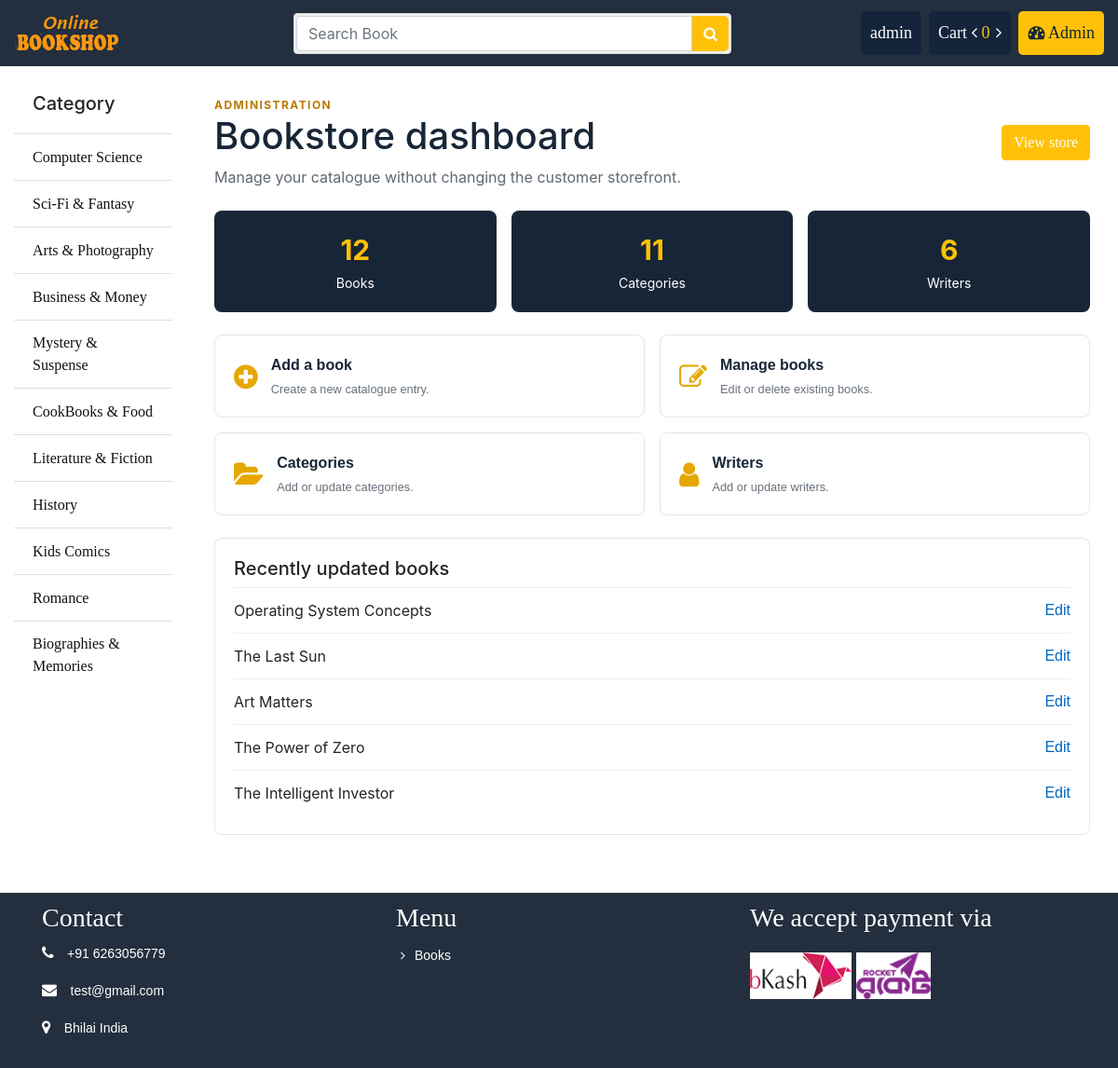
/admin-dashboard/ (signed in), run on the app's committed database.
### store/models.py (models this page shows, shortened)
class Category(models.Model):
	name = models.CharField(max_length = 100)
	slug = models.SlugField(max_length = 150, unique=True ,db_index=True)
	icon = models.FileField(upload_to = "category/")
	create_at = models.DateTimeField(auto_now_add = True)
	updated_at = models.DateTimeField(auto_now_add = True)

class Book(models.Model):
	writer = models.ForeignKey(Writer, on_delete = models.CASCADE)
	category = models.ForeignKey(Category, on_delete = models.CASCADE)
	name = models.CharField(max_length = 100)
	slug = models.SlugField(max_length=100, db_index=True)
	price = models.IntegerField()
	stock = models.IntegerField()
	coverpage = models.FileField(upload_to = "coverpage/")
	bookpage = models.FileField(upload_to = "bookpage/")
	created = models.DateTimeField(auto_now_add=True)
	updated = models.DateTimeField(auto_now=True)
	totalreview = models.IntegerField(default=1)
	totalrating = models.IntegerField(default=5)
	status = models.IntegerField(default=0)
	description = models.TextField()

### store/views.py (the view)
# urls.py: path('admin-dashboard/', views.admin_dashboard, name='admin_dashboard'),
@user_passes_test(lambda user: user.is_staff, login_url='store:admin_login')
def admin_dashboard(request):
    context = {
        'book_count': Book.objects.count(),
        'category_count': Category.objects.count(),
        'writer_count': Writer.objects.count(),
        'recent_books': Book.objects.order_by('-updated')[:5],
    }
    return render(request, 'store/admin_dashboard.html', context)

### cart/cart.py (called while the page is built)
    def __len__(self):
        return sum(item['quantity'] for item in self.cart.values())

### store/context_processors.py (called while the page is built)
def sidebar(request):
	categories = Category.objects.all()
	context = {
		"cat":categories
	}
	return context

def cart(request):
	cart = Cart(request)
	context = {
		"cart": cart
	}
	return context

### store/templates/store/admin_dashboard.html
{% extends 'store/base.html' %}
{% block container %}
<section class="admin-dashboard">
  <div class="admin-dashboard__heading">
    <div>
      <p class="admin-dashboard__eyebrow">Administration</p>
      <h1>Bookstore dashboard</h1>
      <p>Manage your catalogue without changing the customer storefront.</p>
    </div>
    <a class="btn btn-warning" href="{% url 'store:index' %}">View store</a>
  </div>
  <div class="admin-dashboard__stats">
    <article><strong>{{ book_count }}</strong><span>Books</span></article>
    <article><strong>{{ category_count }}</strong><span>Categories</span></article>
    <article><strong>{{ writer_count }}</strong><span>Writers</span></article>
  </div>
  <div class="admin-dashboard__actions">
    <a href="{% url 'admin:store_book_add' %}"><i class="fa fa-plus-circle"></i><span><strong>Add a book</strong><small>Create a new catalogue entry.</small></span></a>
    <a href="{% url 'admin:store_book_changelist' %}"><i class="fa fa-pencil-square-o"></i><span><strong>Manage books</strong><small>Edit or delete existing books.</small></span></a>
    <a href="{% url 'admin:store_category_changelist' %}"><i class="fa fa-folder-open"></i><span><strong>Categories</strong><small>Add or update categories.</small></span></a>
    <a href="{% url 'admin:store_writer_changelist' %}"><i class="fa fa-user"></i><span><strong>Writers</strong><small>Add or update writers.</small></span></a>
  </div>
  <div class="admin-dashboard__recent">
    <h2>Recently updated books</h2>
    {% if recent_books %}
      <ul>
        {% for book in recent_books %}
          <li><span>{{ book.name }}</span><a href="{% url 'admin:store_book_change' book.id %}">Edit</a></li>
        {% endfor %}
      </ul>
    {% else %}
      <p>No books have been added yet.</p>
    {% endif %}
  </div>
</section>
{% endblock %}

### store/templates/store/bin/header.html (shortened to what this page needs)
{% load static %}
<div class="header-top">
	<div class="container-fluid">
		<div class="row header-row">
			<div class="col-sm-3 header-brand">
				<div class="pull-left">
					<a href="{% url 'store:index' %}"><img src="{% static 'images/logo/logo.png' %}" alt="" /></a>
				</div>
			</div>
			<div class="col-sm-5 header-search">
				<form action="{% url 'search:search' %}" method="GET">
					<div class="input-group search_box">
						<input type="text" class="form-control" placeholder="Search Book" name="q" value="{{search}}">
						<button class="btn btn-primary" type="submit"><i class="fa fa-search"></i></button>
					</div>
				</form>
			</div>
			<div class="col-sm-4 header-actions">
				<div class="pull-right">
					<ul class="navbar-nav">
						{% if request.user.is_authenticated %}
					    <li class="dropdown profile"><a href="#">{{ request.user.username }}</a>
					    </li>
					    <li class="cart">
					    	<a href="{% url 'cart:cart_details' %}">Cart <i class="fa fa-angle-left"></i>
					    		<span class="totalcart" id="gettotalcart"> {{ cart|length }} </span>
					    		<i class="fa fa-angle-right"></i>
					    	</a>
					    </li>
				    {% if request.user.is_staff %}
				    <li class="admin-link"><a href="{% url 'store:admin_dashboard' %}"><i class="fa fa-dashboard"></i> Admin</a></li>
				    {% endif %}
					    {% endif %}
					</ul>
				</div>
			</div>
		</div>
	</div>
</div>

### store/templates/store/bin/sidebar.html
			<ul class="list-group list-group-flush">
				<li class="list-group-item"><h5>Category</h5></li>
				{% for p in cat %}
				<li class="list-group-item"><a href="{% url 'store:category' id=p.id %}">{{p.name}}</a></li>
				{% endfor %}
			</ul>

### store/static/css/style.css (style rules this page uses)
.header-top { border-bottom: 1px solid #f5f5f5; padding-top: 10px; padding-bottom: 15px; background: none repeat scroll 0 0 #232f3e; }
.search_box { padding: 2px; background-color: #efefef; border: 1px solid #d9d9d9; border-radius: 4px; position:absolute; width:100%; }
.search_box .btn.btn-primary { background:#ffc107 !important; border-color: #ffc107; border: 0 none; border-radius: 0; margin-top: 0; border-radius: 0 5px 5px 0 ; }
.navbar-nav { display: block; }
.navbar-nav li { display: inline-block; }
.navbar-nav li a { color: #fff; font-size: 18px; text-decoration: none; }
.cart, .profile { background: #14243a; padding: 10px; border-radius: 5px; }
.totalcart { color: #fac10a; margin-right:2px; }
.titleheader > h3, a { font-family: "Times New Roman", Times, serif; display: inline-block; }
ul li { list-style: none; }
.list-group li a { color: #111; }
.btn-warning, .btn-warning:hover { color: #fff; }
.admin-dashboard { max-width: 1050px; margin: 32px auto; padding: 0 15px 30px; }
.admin-dashboard__heading { display: flex; justify-content: space-between; align-items: center; gap: 20px; margin-bottom: 24px; }
.admin-dashboard__heading h1 { margin: 0 0 8px; color: #172637; }
.admin-dashboard__heading p { margin: 0; color: #5e6872; }
.admin-dashboard__eyebrow { color: #b87800 !important; font-size: 12px; font-weight: bold; letter-spacing: .12em; text-transform: uppercase; }
.admin-dashboard__stats { display: grid; grid-template-columns: repeat(3, 1fr); gap: 16px; margin-bottom: 24px; }
.admin-dashboard__stats article { background: #172637; border-radius: 8px; color: #fff; padding: 20px; text-align: center; }
.admin-dashboard__stats strong { display: block; color: #ffc107; font-size: 30px; }
.admin-dashboard__stats span { font-size: 14px; }
.admin-dashboard__actions { display: grid; grid-template-columns: repeat(2, 1fr); gap: 16px; }
.admin-dashboard__actions a { align-items: center; border: 1px solid #e2e6ea; border-radius: 8px; color: #172637; display: flex; font-family: Arial, Helvetica, sans-serif; gap: 14px; padding: 20px; text-decoration: none; }
.admin-dashboard__actions i { color: #e5a800; font-size: 30px; }
.admin-dashboard__actions strong, .admin-dashboard__actions small { display: block; }
.admin-dashboard__actions small { color: #69727c; margin-top: 4px; }
.admin-dashboard__recent { border: 1px solid #e2e6ea; border-radius: 8px; margin-top: 24px; padding: 20px; }
.admin-dashboard__recent h2 { font-size: 20px; margin-top: 0; }
.admin-dashboard__recent ul { margin: 0; padding: 0; }
.admin-dashboard__recent li { align-items: center; border-top: 1px solid #eee; display: flex; justify-content: space-between; padding: 12px 0; }
.admin-dashboard__recent a { color: #0066c0; font-family: Arial, Helvetica, sans-serif; }

### store/static/css/responsive.css (style rules this page uses)
*, *::before, *::after { box-sizing: border-box; }
img { max-width: 100%; height: auto; }
html, body { overflow-x: hidden; }
.header-top { padding: 12px 0; }
.header-row { display: flex; align-items: center; }
.header-brand img { max-height: 54px; width: auto; }
.header-search form, .search_box { width: 100%; }
.search_box { position: relative; margin: 0; }
.header-actions .pull-right { float: none !important; display: flex; justify-content: flex-end; }
.navbar-nav { margin: 0; display: flex; flex-direction: row; flex-wrap: nowrap; gap: 8px; align-items: center; white-space: nowrap; }
.navbar-nav li { margin: 0; flex: 0 0 auto; }
.admin-link { background: #ffc107; padding: 10px; border-radius: 5px; }
.navbar-nav .admin-link a { color: #172637; }

### data on the page
Category: name "Computer Science"
Category: name "Sci-Fi & Fantasy"
Category: name "Arts & Photography"
Category: name "Business & Money"
Category: name "Mystery & Suspense"
Category: name "CookBooks & Food"
Category: name "Literature & Fiction"
Category: name "History"
Category: name "Kids Comics"
Category: name "Romance"
Category: name "Biographies & Memories"
Book: name "Operating System Concepts"
Book: name "The Last Sun"
Book: name "Art Matters"
Book: name "The Power of Zero"
Book: name "The Intelligent Investor"

### other printed values
{{ request.user.username }} "admin"
{{ cart|length }} "0"
{{ book_count }} "12"
{{ category_count }} "11"
{{ writer_count }} "6"
